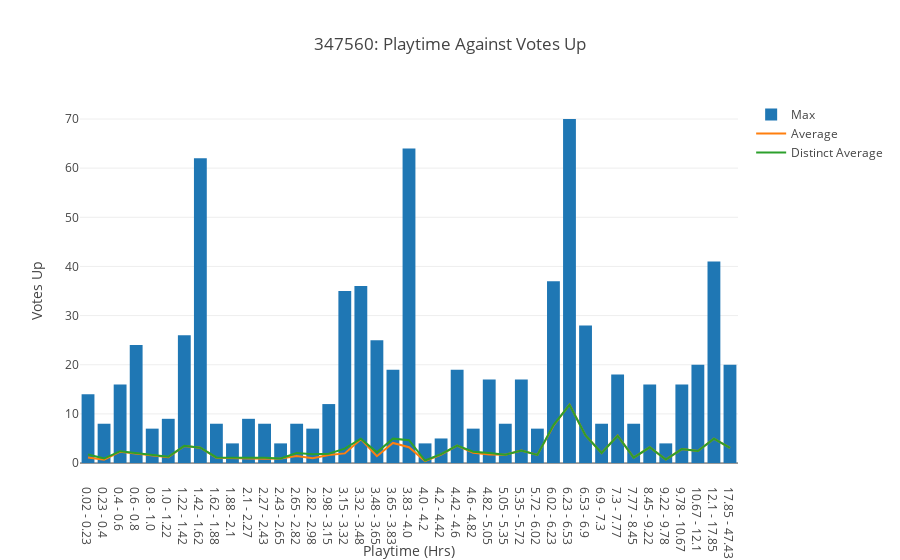

Notebook source saved alongside this figure:
### Markdown cell above
It appears there are peak times played for which people are trusting reviews for this specific product, and past a certain point there are less reviews reaching higher helpfulness scores.

The distinct average and average split in the earlier time bands because there are a greater number of reviews (that are therefore not seen or unhelpful) between 0 - 100 hours than there are greater than 100 hours. 

This may also be due to the type of product - a multi-player non-story game has open-ended playtime. The median for time played in this instance is 362 hours, which is very long.

Instead, it may be better to look at a smaller in scope games that are linearly designed (and ergo designed to be completed), such as '347650', or 'Terra Incognita'. It is worth noting that I found it hard to find a product with an intentionally linear usage - 'story' and the likes are not tags that exist in the sytem, and even for games that incorporate narrative elements, the iterative nature of the platform does not lend itself well to things that are only meant to be completed once.

### Code cell
# Define size of band in count.
playtime_for_347560 = json.load(open('./dumps/playtime-for-347560.json'))

playtime_for_347560.sort(key=lambda i: i['author_total_playtime'])

increment = 10

x = []
y1 = []
y2 = []
y3 = []

for i in range(int(len(playtime_for_347560) / increment)):
    start_j = increment * i
    
    min_time = playtime_for_347560[start_j]['author_total_playtime'] / 60
    max_time = playtime_for_347560[start_j + increment]['author_total_playtime'] / 60
    
    averages = []
    distinct_averages = []
    
    max_votes_up = -1
    
    for j in range(increment):
        item = playtime_for_347560[start_j + j]
        
        # Set max votes per band.
        if(item['max_votes_up'] > max_votes_up):
            max_votes_up = item['max_votes_up']
            
        averages.append(item['average_votes_up'])
        distinct_averages.append(item['distinct_average_votes_up'])
            
    # Set bar values.
    x.append(str(round(min_time, 2)) + " - " + str(round(max_time, 2)))  
    y1.append(max_votes_up)
    y2.append(numpy.mean(averages))
    y3.append(numpy.mean(distinct_averages))

layout = go.Layout(
    title='347560: Playtime Against Votes Up',
    xaxis=dict(
        title="Playtime (Hrs)"
    ),
    yaxis=dict(
        title="Votes Up"
    ),
    showlegend=True
)

data = [
    go.Bar(
        x=x,
        y=y1,
        name="Max"
    ),
    go.Scatter(
        x=x,
        y=y2,
        name="Average"
    ),
    go.Scatter(
        x=x,
        y=y3,
        name="Distinct Average"
    )
]

fig = go.Figure(data=data, layout=layout)

iplot(fig)

### Figure 1 — Plotly figure (JSON) as saved in the notebook; plotly's stock layout.template omitted (floating-point values rounded to 4 significant figures)
{"data": [{"name": "Max", "type": "bar", "x": ["0.02 - 0.23", "0.23 - 0.4", "0.4 - 0.6", "0.6 - 0.8", "0.8 - 1.0", "1.0 - 1.22", "1.22 - 1.42", "1.42 - 1.62", "1.62 - 1.88", "1.88 - 2.1", "2.1 - 2.27", "2.27 - 2.43", "2.43 - 2.65", "2.65 - 2.82", "2.82 - 2.98", "2.98 - 3.15", "3.15 - 3.32", "3.32 - 3.48", "3.48 - 3.65", "3.65 - 3.83", "3.83 - 4.0", "4.0 - 4.2", "4.2 - 4.42", "4.42 - 4.6", "4.6 - 4.82", "4.82 - 5.05", "5.05 - 5.35", "5.35 - 5.72", "5.72 - 6.02", "6.02 - 6.23", "6.23 - 6.53", "6.53 - 6.9", "6.9 - 7.3", "7.3 - 7.77", "7.77 - 8.45", "8.45 - 9.22", "9.22 - 9.78", "9.78 - 10.67", "10.67 - 12.1", "12.1 - 17.85", "17.85 - 47.43"], "y": [14, 8, 16, 24, 7, 9, 26, 62, 8, 4, 9, 8, 4, 8, 7, 12, 35, 36, 25, 19, 64, 4, 5, 19, 7, 17, 8, 17, 7, 37, 70, 28, 8, 18, 8, 16, 4, 16, 20, 41, 20]}, {"name": "Average", "type": "scatter", "x": ["0.02 - 0.23", "0.23 - 0.4", "0.4 - 0.6", "0.6 - 0.8", "0.8 - 1.0", "1.0 - 1.22", "1.22 - 1.42", "1.42 - 1.62", "1.62 - 1.88", "1.88 - 2.1", "2.1 - 2.27", "2.27 - 2.43", "2.43 - 2.65", "2.65 - 2.82", "2.82 - 2.98", "2.98 - 3.15", "3.15 - 3.32", "3.32 - 3.48", "3.48 - 3.65", "3.65 - 3.83", "3.83 - 4.0", "4.0 - 4.2", "4.2 - 4.42", "4.42 - 4.6", "4.6 - 4.82", "4.82 - 5.05", "5.05 - 5.35", "5.35 - 5.72", "5.72 - 6.02", "6.02 - 6.23", "6.23 - 6.53", "6.53 - 6.9", "6.9 - 7.3", "7.3 - 7.77", "7.77 - 8.45", "8.45 - 9.22", "9.22 - 9.78", "9.78 - 10.67", "10.67 - 12.1", "12.1 - 17.85", "17.85 - 47.43"], "y": [1.142, 0.6708, 2.308, 1.943, 1.5, 1.2, 3.483, 3.117, 1.058, 0.9383, 0.825, 0.85, 0.92, 1.447, 0.9729, 1.638, 1.965, 4.867, 1.393, 4.087, 3.21, 0.4167, 1.742, 3.55, 2.108, 1.742, 1.683, 2.533, 1.667, 7.6, 11.9, 5.6, 2.05, 5.567, 1.1, 3.2, 0.7, 2.85, 2.45, 4.95, 3.1]}, {"name": "Distinct Average", "type": "scatter", "x": ["0.02 - 0.23", "0.23 - 0.4", "0.4 - 0.6", "0.6 - 0.8", "0.8 - 1.0", "1.0 - 1.22", "1.22 - 1.42", "1.42 - 1.62", "1.62 - 1.88", "1.88 - 2.1", "2.1 - 2.27", "2.27 - 2.43", "2.43 - 2.65", "2.65 - 2.82", "2.82 - 2.98", "2.98 - 3.15", "3.15 - 3.32", "3.32 - 3.48", "3.48 - 3.65", "3.65 - 3.83", "3.83 - 4.0", "4.0 - 4.2", "4.2 - 4.42", "4.42 - 4.6", "4.6 - 4.82", "4.82 - 5.05", "5.05 - 5.35", "5.35 - 5.72", "5.72 - 6.02", "6.02 - 6.23", "6.23 - 6.53", "6.53 - 6.9", "6.9 - 7.3", "7.3 - 7.77", "7.77 - 8.45", "8.45 - 9.22", "9.22 - 9.78", "9.78 - 10.67", "10.67 - 12.1", "12.1 - 17.85", "17.85 - 47.43"], "y": [1.757, 0.9167, 2.417, 2.033, 1.533, 1.283, 3.5, 3.117, 1.15, 1.05, 1.083, 1.083, 0.95, 2.05, 1.788, 1.91, 2.928, 4.967, 2.183, 4.963, 4.65, 0.5167, 1.8, 3.55, 2.3, 2.067, 1.683, 2.55, 1.65, 7.717, 11.85, 5.6, 2.05, 5.55, 1.1, 3.2, 0.7, 2.85, 2.45, 4.95, 3.1]}], "layout": {"showlegend": true, "title": "347560: Playtime Against Votes Up", "xaxis": {"title": "Playtime (Hrs)"}, "yaxis": {"title": "Votes Up"}}}
